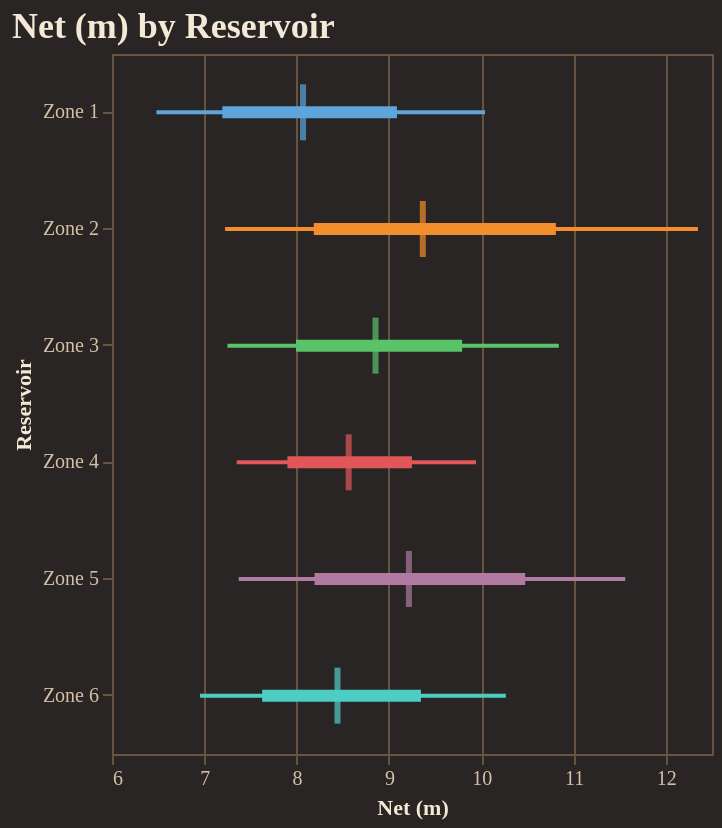

Source (notebook cell):
### Code cell
fig = reporter.plotter.forest_plot(
    "Net (m)", 
    backend=PLOTTING_BACKEND
)
fig.show()

### Figure 1 — Vega-Lite specification as saved in the notebook (floating-point values rounded to 4 significant figures)
{"config": {"background": "#292524", "view": {"fill": "#292524", "stroke": "#665340"}, "title": {"color": "#f4e9d7", "font": "Merriweather", "fontSize": 18, "fontWeight": 600, "subtitleColor": "#d5c2a6", "anchor": "start"}, "axis": {"domainColor": "#665340", "gridColor": "#665340", "tickColor": "#665340", "labelColor": "#d5c2a6", "titleColor": "#f4e9d7", "labelFont": "Merriweather", "titleFont": "Merriweather"}, "legend": {"titleColor": "#f4e9d7", "labelColor": "#d5c2a6", "labelFont": "Merriweather", "titleFont": "Merriweather", "orient": "top-right", "symbolType": "circle"}, "header": {"labelColor": "#d5c2a6", "titleColor": "#f4e9d7", "labelFont": "Merriweather", "titleFont": "Merriweather"}, "mark": {"color": "#c78d3b"}, "line": {"color": "#c78d3b"}, "bar": {"color": "#c78d3b"}, "point": {"color": "#ddb06d"}, "area": {"color": "#c78d3b", "opacity": 0.35}, "text": {"color": "#f4e9d7", "font": "Merriweather"}, "range": {"category": ["#5DA5DA", "#F28E2B", "#59C36A", "#E15759", "#B07AA1", "#4ECDC4", "#FF9DA7", "#EDC948"]}}, "layer": [{"mark": {"type": "rule", "strokeWidth": 2}, "encoding": {"color": {"field": "group", "legend": null, "type": "nominal"}, "x": {"field": "p10", "scale": {"zero": false}, "title": "Net (m)", "type": "quantitative"}, "x2": {"field": "p90"}, "y": {"field": "group", "sort": ["Zone 1", "Zone 2", "Zone 3", "Zone 4", "Zone 5", "Zone 6"], "title": "Reservoir", "type": "nominal"}}}, {"mark": {"type": "rule", "strokeWidth": 6}, "encoding": {"color": {"field": "group", "legend": null, "type": "nominal"}, "x": {"field": "p25", "scale": {"zero": false}, "title": "Net (m)", "type": "quantitative"}, "x2": {"field": "p75"}, "y": {"field": "group", "sort": ["Zone 1", "Zone 2", "Zone 3", "Zone 4", "Zone 5", "Zone 6"], "title": "Reservoir", "type": "nominal"}}}, {"mark": {"type": "tick", "color": "black", "size": 28, "thickness": 3}, "encoding": {"color": {"field": "group", "legend": null, "type": "nominal"}, "tooltip": [{"field": "group", "title": "Group", "type": "nominal"}, {"field": "p10", "title": "P10", "type": "quantitative"}, {"field": "p25", "title": "P25", "type": "quantitative"}, {"field": "median", "title": "Median", "type": "quantitative"}, {"field": "p75", "title": "P75", "type": "quantitative"}, {"field": "p90", "title": "P90", "type": "quantitative"}], "x": {"field": "median", "scale": {"zero": false}, "title": "Net (m)", "type": "quantitative"}, "y": {"field": "group", "sort": ["Zone 1", "Zone 2", "Zone 3", "Zone 4", "Zone 5", "Zone 6"], "title": "Reservoir", "type": "nominal"}}}], "data": {"name": "data-3b191cb17ff0dbea35a947b4666c815c"}, "height": 350, "title": "Net (m) by Reservoir", "width": "container", "$schema": "https://vega.github.io/schema/vega-lite/v5.20.1.json", "datasets": {"data-3b191cb17ff0dbea35a947b4666c815c": [{"group": "Zone 1", "p10": 6.481, "p25": 7.195, "median": 8.069, "p75": 9.087, "p90": 10.04}, {"group": "Zone 2", "p10": 7.225, "p25": 8.186, "median": 9.367, "p75": 10.81, "p90": 12.35}, {"group": "Zone 3", "p10": 7.25, "p25": 7.993, "median": 8.855, "p75": 9.793, "p90": 10.84}, {"group": "Zone 4", "p10": 7.351, "p25": 7.9, "median": 8.564, "p75": 9.249, "p90": 9.944}, {"group": "Zone 5", "p10": 7.372, "p25": 8.194, "median": 9.216, "p75": 10.48, "p90": 11.56}, {"group": "Zone 6", "p10": 6.953, "p25": 7.627, "median": 8.443, "p75": 9.347, "p90": 10.27}]}}
